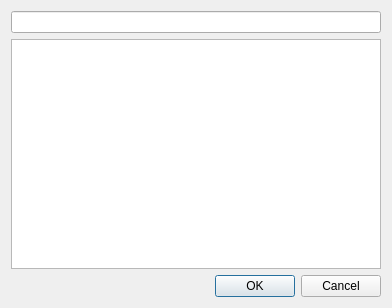
<?xml version="1.0" encoding="UTF-8"?>
<ui version="4.0">
 <class>ConfluenceUserDialog</class>
 <widget class="QDialog" name="ConfluenceUserDialog">
  <property name="geometry">
   <rect>
    <x>0</x>
    <y>0</y>
    <width>392</width>
    <height>308</height>
   </rect>
  </property>
  <property name="windowTitle">
   <string>Dialog</string>
  </property>
  <layout class="QVBoxLayout" name="verticalLayout">
   <item>
    <widget class="QLineEdit" name="lineEdit"/>
   </item>
   <item>
    <widget class="QListWidget" name="userList"/>
   </item>
   <item>
    <widget class="QDialogButtonBox" name="buttonBox">
     <property name="layoutDirection">
      <enum>Qt::LeftToRight</enum>
     </property>
     <property name="orientation">
      <enum>Qt::Horizontal</enum>
     </property>
     <property name="standardButtons">
      <set>QDialogButtonBox::Cancel|QDialogButtonBox::Ok</set>
     </property>
    </widget>
   </item>
  </layout>
 </widget>
 <resources/>
 <connections/>
</ui>
